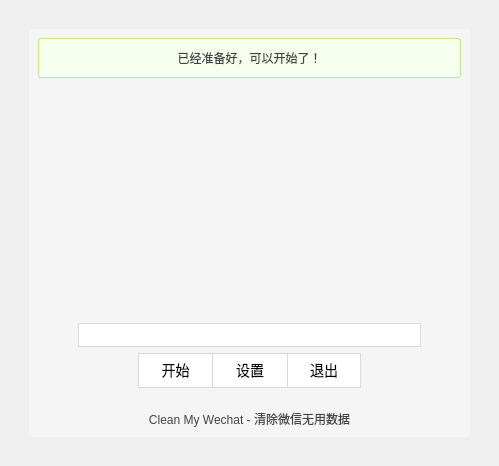
<?xml version="1.0" encoding="UTF-8"?>
<ui version="4.0">
 <class>MainWindow</class>
 <widget class="QMainWindow" name="MainWindow">
  <property name="geometry">
   <rect>
    <x>0</x>
    <y>0</y>
    <width>499</width>
    <height>466</height>
   </rect>
  </property>
  <property name="windowTitle">
   <string>Wechat Cleaner</string>
  </property>
  <property name="autoFillBackground">
   <bool>false</bool>
  </property>
  <property name="styleSheet">
   <string notr="true">* {
	font: 9pt &quot;微软雅黑&quot;;
}
</string>
  </property>
  <widget class="QWidget" name="centralwidget">
   <property name="styleSheet">
    <string notr="true"/>
   </property>
   <layout class="QGridLayout" name="gridLayout">
    <item row="2" column="1">
     <spacer name="horizontalSpacer_2">
      <property name="orientation">
       <enum>Qt::Horizontal</enum>
      </property>
      <property name="sizeHint" stdset="0">
       <size>
        <width>40</width>
        <height>20</height>
       </size>
      </property>
     </spacer>
    </item>
    <item row="0" column="1">
     <spacer name="horizontalSpacer">
      <property name="orientation">
       <enum>Qt::Horizontal</enum>
      </property>
      <property name="sizeHint" stdset="0">
       <size>
        <width>40</width>
        <height>20</height>
       </size>
      </property>
     </spacer>
    </item>
    <item row="1" column="2">
     <spacer name="verticalSpacer_2">
      <property name="orientation">
       <enum>Qt::Vertical</enum>
      </property>
      <property name="sizeHint" stdset="0">
       <size>
        <width>20</width>
        <height>40</height>
       </size>
      </property>
     </spacer>
    </item>
    <item row="1" column="0">
     <spacer name="verticalSpacer">
      <property name="orientation">
       <enum>Qt::Vertical</enum>
      </property>
      <property name="sizeHint" stdset="0">
       <size>
        <width>20</width>
        <height>40</height>
       </size>
      </property>
     </spacer>
    </item>
    <item row="1" column="1">
     <widget class="QFrame" name="mainFrame">
      <property name="minimumSize">
       <size>
        <width>3</width>
        <height>3</height>
       </size>
      </property>
      <property name="styleSheet">
       <string notr="true">.QFrame {
	background: rgb(245, 245, 245);
	border-radius: 3px;
}</string>
      </property>
      <property name="frameShape">
       <enum>QFrame::StyledPanel</enum>
      </property>
      <property name="frameShadow">
       <enum>QFrame::Raised</enum>
      </property>
      <layout class="QVBoxLayout" name="verticalLayout">
       <item>
        <widget class="QLabel" name="lab_info">
         <property name="minimumSize">
          <size>
           <width>0</width>
           <height>40</height>
          </size>
         </property>
         <property name="styleSheet">
          <string notr="true">.QLabel {
	border:1px solid #b7eb8f;
	border-radius:3px;
	line-height: 140px;
	padding: 5px;
	color: #434343;
	background: #f6ffed;
}</string>
         </property>
         <property name="text">
          <string>&lt;html&gt;&lt;head/&gt;&lt;body&gt;&lt;p&gt;已经准备好，可以开始了！&lt;/p&gt;&lt;/body&gt;&lt;/html&gt;</string>
         </property>
         <property name="alignment">
          <set>Qt::AlignCenter</set>
         </property>
        </widget>
       </item>
       <item>
        <spacer name="verticalSpacer_4">
         <property name="orientation">
          <enum>Qt::Vertical</enum>
         </property>
         <property name="sizeHint" stdset="0">
          <size>
           <width>20</width>
           <height>40</height>
          </size>
         </property>
        </spacer>
       </item>
       <item>
        <layout class="QHBoxLayout" name="horizontalLayout_7">
         <item>
          <spacer name="horizontalSpacer_13">
           <property name="orientation">
            <enum>Qt::Horizontal</enum>
           </property>
           <property name="sizeHint" stdset="0">
            <size>
             <width>40</width>
             <height>20</height>
            </size>
           </property>
          </spacer>
         </item>
         <item>
          <widget class="QLabel" name="lab_logo">
           <property name="minimumSize">
            <size>
             <width>200</width>
             <height>200</height>
            </size>
           </property>
           <property name="styleSheet">
            <string notr="true">.QLabel {
	image: url(:/icon/wechat.png);
}</string>
           </property>
           <property name="text">
            <string/>
           </property>
           <property name="alignment">
            <set>Qt::AlignCenter</set>
           </property>
          </widget>
         </item>
         <item>
          <spacer name="horizontalSpacer_14">
           <property name="orientation">
            <enum>Qt::Horizontal</enum>
           </property>
           <property name="sizeHint" stdset="0">
            <size>
             <width>40</width>
             <height>20</height>
            </size>
           </property>
          </spacer>
         </item>
        </layout>
       </item>
       <item>
        <spacer name="verticalSpacer_5">
         <property name="orientation">
          <enum>Qt::Vertical</enum>
         </property>
         <property name="sizeHint" stdset="0">
          <size>
           <width>20</width>
           <height>40</height>
          </size>
         </property>
        </spacer>
       </item>
       <item>
        <layout class="QHBoxLayout" name="horizontalLayout_2">
         <item>
          <spacer name="horizontalSpacer_4">
           <property name="orientation">
            <enum>Qt::Horizontal</enum>
           </property>
           <property name="sizeType">
            <enum>QSizePolicy::Fixed</enum>
           </property>
           <property name="sizeHint" stdset="0">
            <size>
             <width>40</width>
             <height>20</height>
            </size>
           </property>
          </spacer>
         </item>
         <item>
          <widget class="QProgressBar" name="bar_progress">
           <property name="sizePolicy">
            <sizepolicy hsizetype="Preferred" vsizetype="Fixed">
             <horstretch>0</horstretch>
             <verstretch>0</verstretch>
            </sizepolicy>
           </property>
           <property name="maximumSize">
            <size>
             <width>16777215</width>
             <height>16777215</height>
            </size>
           </property>
           <property name="layoutDirection">
            <enum>Qt::LeftToRight</enum>
           </property>
           <property name="styleSheet">
            <string notr="true">.QProgressBar {
    background: #fff;
	border:1px solid #d9d9d9;
	border-radius: 13px;
	color: white;
}
QProgressBar::chunk {
	background-color: #1890ff;
	border-radius:12px;
}</string>
           </property>
           <property name="value">
            <number>0</number>
           </property>
           <property name="alignment">
            <set>Qt::AlignCenter</set>
           </property>
           <property name="textVisible">
            <bool>true</bool>
           </property>
           <property name="orientation">
            <enum>Qt::Horizontal</enum>
           </property>
           <property name="invertedAppearance">
            <bool>false</bool>
           </property>
          </widget>
         </item>
         <item>
          <spacer name="horizontalSpacer_3">
           <property name="orientation">
            <enum>Qt::Horizontal</enum>
           </property>
           <property name="sizeType">
            <enum>QSizePolicy::Fixed</enum>
           </property>
           <property name="sizeHint" stdset="0">
            <size>
             <width>40</width>
             <height>20</height>
            </size>
           </property>
          </spacer>
         </item>
        </layout>
       </item>
       <item>
        <layout class="QHBoxLayout" name="horizontalLayout_3">
         <property name="spacing">
          <number>0</number>
         </property>
         <item>
          <spacer name="horizontalSpacer_5">
           <property name="orientation">
            <enum>Qt::Horizontal</enum>
           </property>
           <property name="sizeType">
            <enum>QSizePolicy::Fixed</enum>
           </property>
           <property name="sizeHint" stdset="0">
            <size>
             <width>100</width>
             <height>20</height>
            </size>
           </property>
          </spacer>
         </item>
         <item>
          <widget class="QLabel" name="lab_clean">
           <property name="styleSheet">
            <string notr="true">.QLabel {
    color: rgba(0,0,0,.65);
    background-color: #fff;
    border: 1px solid #d9d9d9;
	border-right: 0px; 
	height: 24px;
	font-size: 14px;
	padding: 0px 10px;
}
.QLabel:hover {
    color: #40a9ff;
    background-color: #fff;
    border: 1px solid #40a9ff;
	height: 24px;
	font-size: 14px
}</string>
           </property>
           <property name="text">
            <string>&lt;html&gt;&lt;head/&gt;&lt;body&gt;&lt;p&gt;开始&lt;/p&gt;&lt;/body&gt;&lt;/html&gt;</string>
           </property>
           <property name="alignment">
            <set>Qt::AlignCenter</set>
           </property>
          </widget>
         </item>
         <item>
          <widget class="QLabel" name="lab_config">
           <property name="minimumSize">
            <size>
             <width>0</width>
             <height>35</height>
            </size>
           </property>
           <property name="styleSheet">
            <string notr="true">.QLabel {
    color: rgba(0,0,0,.65);
    background-color: #fff;
    border: 1px solid #d9d9d9;
	border-right: 0px; 
	height: 24px;
	font-size: 14px;
	padding: 0px 10px;
}
.QLabel:hover {
    color: #40a9ff;
    background-color: #fff;
    border: 1px solid #40a9ff;
	height: 24px;
	font-size: 14px
}</string>
           </property>
           <property name="text">
            <string>&lt;html&gt;&lt;head/&gt;&lt;body&gt;&lt;p&gt;设置&lt;/p&gt;&lt;/body&gt;&lt;/html&gt;</string>
           </property>
           <property name="alignment">
            <set>Qt::AlignCenter</set>
           </property>
          </widget>
         </item>
         <item>
          <widget class="QLabel" name="lab_close">
           <property name="minimumSize">
            <size>
             <width>0</width>
             <height>30</height>
            </size>
           </property>
           <property name="styleSheet">
            <string notr="true">.QLabel {
    color: rgba(0,0,0,.65);
    background-color: #fff;
    border: 1px solid #d9d9d9;
	height: 24px;
	font-size: 14px;
	padding: 0px 10px;
}

.QLabel:hover {
    color: #40a9ff;
    background-color: #fff;
    border: 1px solid #40a9ff;
	height: 24px;
	font-size: 14px
}</string>
           </property>
           <property name="text">
            <string>&lt;html&gt;&lt;head/&gt;&lt;body&gt;&lt;p&gt;退出&lt;/p&gt;&lt;/body&gt;&lt;/html&gt;</string>
           </property>
           <property name="alignment">
            <set>Qt::AlignCenter</set>
           </property>
          </widget>
         </item>
         <item>
          <spacer name="horizontalSpacer_9">
           <property name="orientation">
            <enum>Qt::Horizontal</enum>
           </property>
           <property name="sizeType">
            <enum>QSizePolicy::Fixed</enum>
           </property>
           <property name="sizeHint" stdset="0">
            <size>
             <width>100</width>
             <height>20</height>
            </size>
           </property>
          </spacer>
         </item>
        </layout>
       </item>
       <item>
        <spacer name="verticalSpacer_3">
         <property name="orientation">
          <enum>Qt::Vertical</enum>
         </property>
         <property name="sizeHint" stdset="0">
          <size>
           <width>20</width>
           <height>40</height>
          </size>
         </property>
        </spacer>
       </item>
       <item>
        <widget class="QLabel" name="lab_about">
         <property name="styleSheet">
          <string notr="true">.QLabel {
	color: #434343;
}</string>
         </property>
         <property name="text">
          <string>Clean My Wechat - 清除微信无用数据</string>
         </property>
         <property name="alignment">
          <set>Qt::AlignCenter</set>
         </property>
        </widget>
       </item>
      </layout>
     </widget>
    </item>
   </layout>
  </widget>
 </widget>
 <resources>
  <include location="resources.qrc"/>
 </resources>
 <connections/>
</ui>
